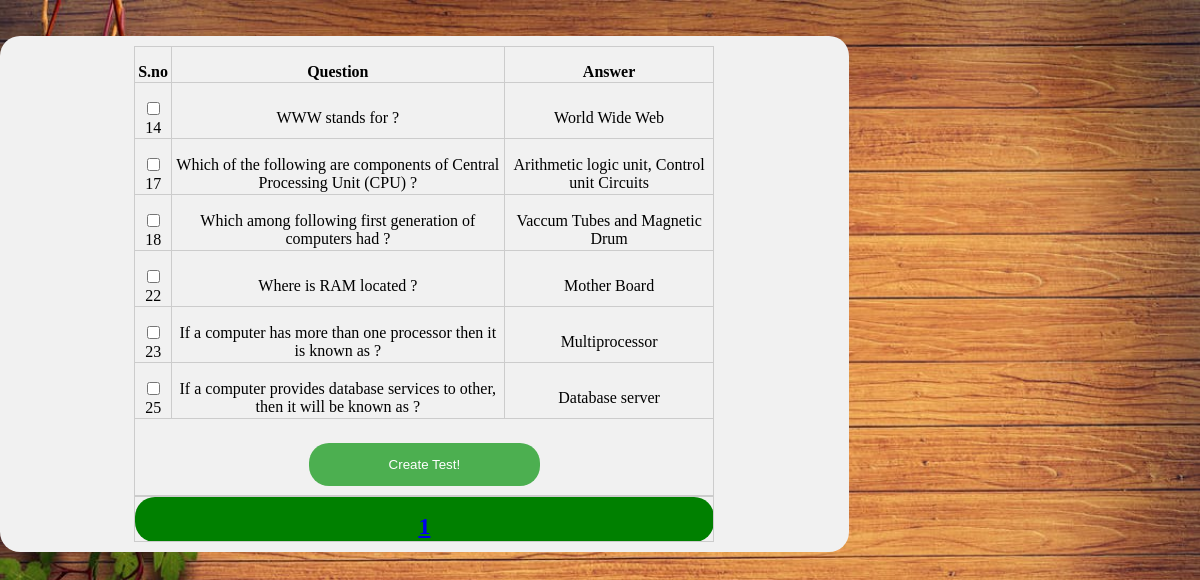
Screenshot of /make.php with the database file from the repository.
### tables this page shows
CREATE TABLE `questionbank` (
  `id` int(100) NOT NULL,
  `question` varchar(255) NOT NULL,
  `a` varchar(255) NOT NULL,
  `b` varchar(255) NOT NULL,
  `c` varchar(255) NOT NULL,
  `d` varchar(255) NOT NULL,
  `ans` varchar(255) NOT NULL
);

### make.php (the view, shortened to what this page needs)
<!DOCTYPE html>
<html>
<head>
  <link rel="stylesheet" href="qa.css">
</head>
<body >
<br><br>
<div class="container" style="background-color:#f1f1f1">
<?php
$conn=mysqli_connect("localhost","root","","project");
$limit = 10;
if (isset($_GET["page"])) { $page  = $_GET["page"]; } else { $page=1; };
$start_from = ($page-1) * $limit;
$sql = "SELECT * FROM questionbank  LIMIT $start_from, $limit";
$rs_result = mysqli_query($conn, $sql);
?>
<table align="center" height="100%" width="70%">
<form method="post" action="table.php" >
<tr>
<th>S.no</th>
<th>Question</th>
<th>Answer</th>
</tr>
<?php
while ($row = mysqli_fetch_array($rs_result)) {
?>
            <tr>
            <td><input type="checkbox" name="num[]" value="<?php echo $row["id"] ;?>"><?php echo $row["id"]; ?></td>
            <td><?php echo $row["question"]; ?></td>
            <td><?php echo $row["ans"]; ?></td>
            </tr>
<?php
};
?>
<tr>
<th colspan="3"><button type="submit">Create Test!</button></th>
</tr>
 </form>
</table>
<table align="center" height="100%" width="70%">
<tr>
<?php
$sql = "SELECT COUNT(id) FROM questionbank";
$rs_result = mysqli_query($conn, $sql);
$row = mysqli_fetch_row($rs_result);
$total_records = $row[0];
$total_pages = ceil($total_records / $limit);
for ($i=1; $i<=$total_pages; $i++) {
  ?><td bgcolor="	green"><font size="5"><b><?php
             echo "<a href='qa.php?page=".$i."'>".$i."</a>";
            ?><b></font></td><?php
};
?>
</tr>
</table>
</body>
</html>

### qa.css (style rules this page uses)
table { border: 1px solid #ccc; border-collapse: collapse; border-radius: 20px; padding-top: 16px; align: center; }
body { background-image: url("12.jpeg"); height: 50%; background-position: center; background-size: cover; background-repeat: no-repeat; background-attachment: fixed; }
th, td { border: 1px solid #ccc; border-collapse: collapse; border-radius: 20px; padding-top: 16px; text-align: center; }
.container { width: 70%; margin: -8px; padding: 10px; border-radius: 20px; }
form { border: 3px solid #f1f1f1; width:50; }
button { background-color: #4CAF50; color: white; padding: 14px 20px; margin: 8px 0; border: none; cursor: pointer; width: 40%; border-radius: 20px; }

### rows the page displays
questionbank: id "14", question "WWW stands for ?", ans "World Wide Web"
questionbank: id "17", question "Which of the following are components of Central Processing Unit (CPU) ?", ans "Arithmetic logic unit, Control unit Circuits"
questionbank: id "18", question "Which among following first generation of computers had ?", ans "Vaccum Tubes and Magnetic Drum"
questionbank: id "22", question "Where is RAM located ?", ans "Mother Board"
questionbank: id "23", question "If a computer has more than one processor then it is known as ?", ans "Multiprocessor"
questionbank: id "25", question "If a computer provides database services to other, then it will be known as ?", ans "Database server"
